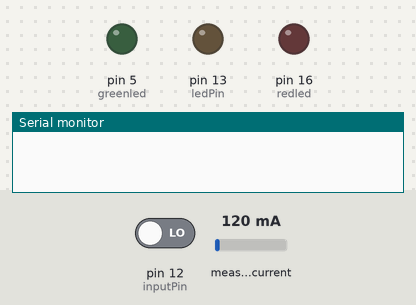
The sketch below on a simulated Arduino Uno, built with avr-gcc and run on an emulated ATmega328P. On the bench: output pins drawn as LEDs (lit = HIGH), the last lines printed to the serial monitor. The inputs (shaded band) are chosen by the test bench; at power-on: pin 12 (inputPin) LOW, measured current 120 mA.

Above: at 1.2 s.
1.3 s: pin 12 (inputPin) driven HIGH
At 2.5 s:
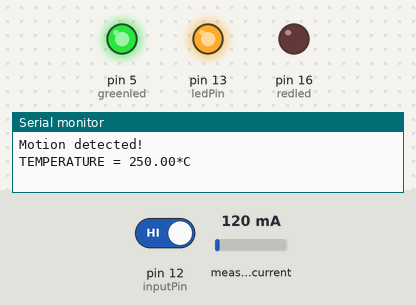
2.8 s: pin 12 (inputPin) driven LOW
At 4.1 s:
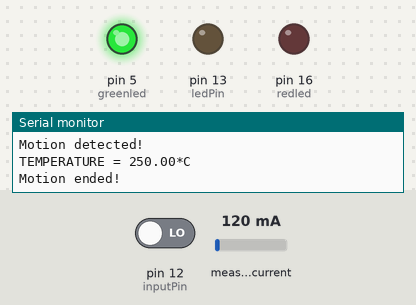
Timing chart, 0 to 5.8 s (numbered marks = the images above; inputs shaded):
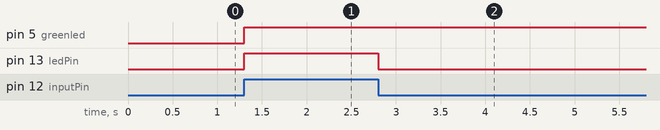

Measured:
- after the input at 1.3 s, pin 5 (greenled), pin 13 (ledPin): LOW → HIGH at once
- after the input at 2.8 s, pin 13 (ledPin): HIGH → LOW at once

The sketch:

iot.ino
```cpp
#include "ACS712.h"

char watt[5];
ACS712 sensor(ACS712_30A, 4);
unsigned long last_time =0;
unsigned long current_time =0;
float Wh =0 ;
float temp;
int redled=16;
int greenled=5;
int tempPin = 2; // Connect Vout to Analog0 or A0 on Arduino board NODE D4.
int ledPin = 13;                // choose the pin for the LED nodeD7
int inputPin = 12;               // choose the input pin (for PIR sensor) node D6
int pirState = LOW;             // we start, assuming no motion detected
int val = 0;                    // variable for reading the pin status
 float V = 9;
void setup() {
  pinMode(ledPin, OUTPUT);      // declare LED as output
  pinMode(inputPin, INPUT);     // declare sensor as input
pinMode(redled, OUTPUT);
pinMode(greenled, OUTPUT);
   Serial.begin(115200);
  sensor.calibrate();

}

void loop(){
  val = digitalRead(inputPin);  // read input value
  if (val == HIGH) {            // check if the input is HIGH
    digitalWrite(ledPin, HIGH);  // turn LED ON
    if (pirState == LOW) {
      // we have just turned on
      Serial.println("Motion detected!");
      // We only want to print on the output change, not state
      pirState = HIGH;
      temp = analogRead(tempPin);
   // read analog volt from sensor and save to variable temp
   temp = temp * 0.48828125;
   // convert the analog volt to its temperature equivalent
   Serial.print("TEMPERATURE = ");
   Serial.print(temp); // display temperature value
   Serial.print("*C");
   Serial.println();
   if(temp>=30) // fan on
   {
   digitalWrite(greenled, HIGH);  // turn GREENLED ON
  float I = sensor.getCurrentAC();
// Serial.println(I);
  float P = V * I;
  last_time = current_time;
  current_time = millis();
  Wh = Wh+  P *(( current_time -last_time) /3600000.0) ;
   }
   else // ac on
   {
    digitalWrite(redled, HIGH);  // turn REDLED ON
    float I = sensor.getCurrentAC();
// Serial.println(I);
  float P = V * I;
  last_time = current_time;
  current_time = millis();
  Wh = Wh+  P *(( current_time -last_time) /3600000.0) ;
   }
   delay(1000); // update sensor reading each one second
    }
  } else {

    digitalWrite(ledPin, LOW); // turn LED OFF
    if (pirState == HIGH){
      // we have just turned of
      Serial.println("Motion ended!");
      // We only want to print on the output change, not state
      pirState = LOW;
    }
  }
}
```
